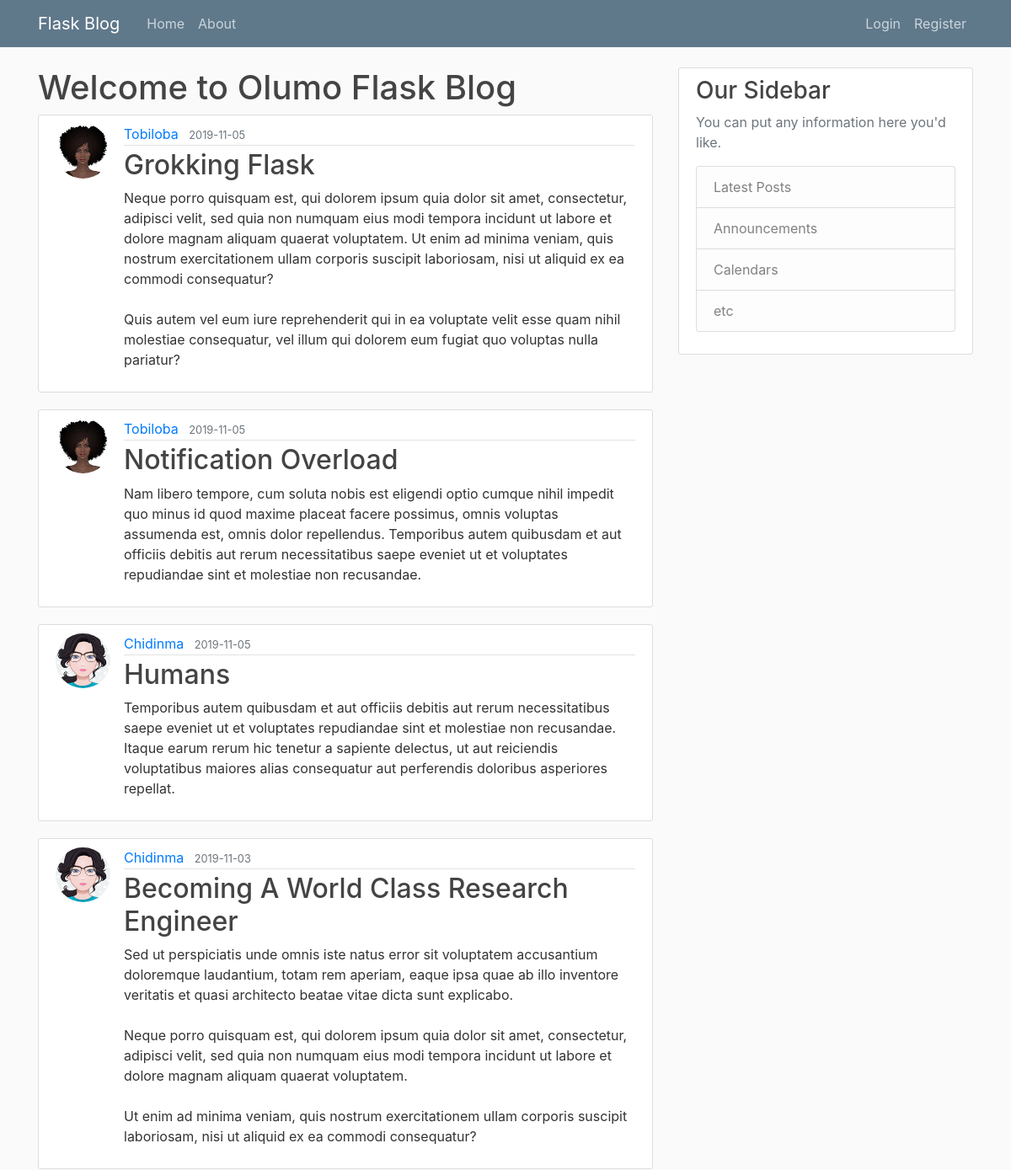
The app's page /home?page=5 (upper part), older data.
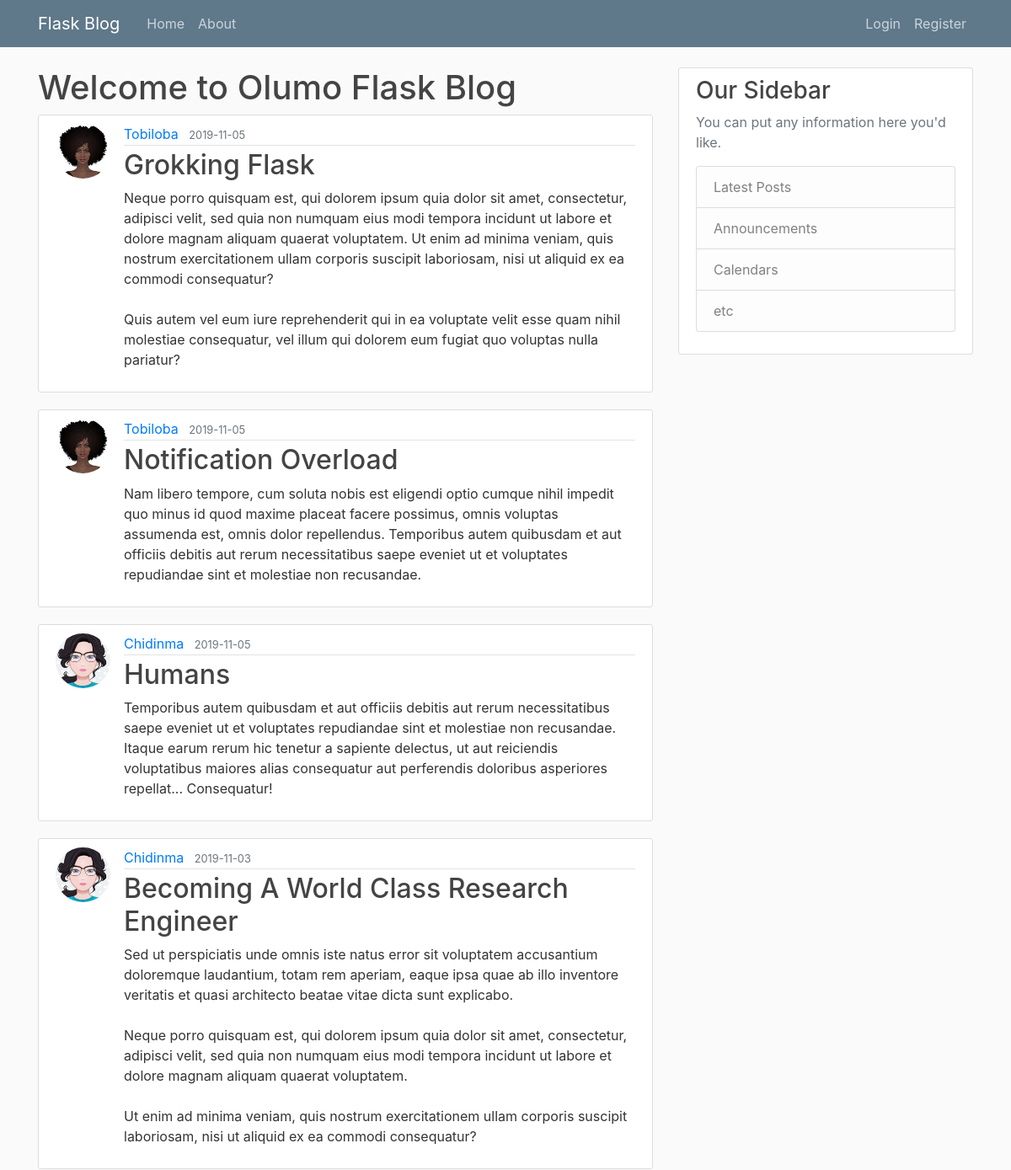
The same page, newer data.
### flaskblog/models.py (models this page shows, shortened)
class Post(db.Model):
    id = db.Column(db.Integer, primary_key=True)
    title = db.Column(db.String(100), nullable=False)
    date_posted = db.Column(db.DateTime, nullable=False, default=datetime.utcnow)
    content = db.Column(db.Text(), nullable=False)
    user_id = db.Column(db.Integer, db.ForeignKey('user.id'), nullable=False)

class User(db.Model, UserMixin):
    id = db.Column(db.Integer, primary_key=True)
    username = db.Column(db.String(20), unique=True, nullable=False)
    email = db.Column(db.String(120), unique=True, nullable=False)
    image_file = db.Column(db.String(20), nullable=False, default='default.jpg')
    password = db.Column(db.String(60), nullable=False)
    posts = db.relationship('Post', backref='author', lazy=True)

### flaskblog/main/routes.py (the view)
@main.route('/')
@main.route('/home')
def home():
    page = request.args.get('page', 1, type=int)
    posts = Post.query.order_by(Post.date_posted.desc()).paginate(page=page, per_page=5)
    return render_template('home.html', posts=posts)

### flaskblog/templates/home.html (shortened to what this page needs)
{% extends "layout.html" %}
{% block content %}
    <h1>Welcome to Olumo Flask Blog</h1>
    {% for post in posts.items %}
        <article class="media content-section">
          <img src="{{ url_for('static', filename='profile_pictures/' + post.author.image_file) }}" alt="user profile picture" class="rounded-circle article-img">
          <div class="media-body">
            <div class="article-metadata">
              <a class="mr-2" href="{{ url_for('users.author_posts', username=post.author.username) }}">{{ post.author.username }}</a>
              <small class="text-muted">{{ post.date_posted.strftime('%Y-%m-%d') }}</small>
            </div>
            <h2><a class="article-title" href="{{ url_for('posts.post', post_id=post.id) }}">{{ post.title }}</a></h2>
            <p class="article-content">{{ post.content }}</p>
          </div>
        </article>
    {% endfor %}
{% endblock content %}

Row changes from the older to the newer data that the page shows:
changed Post "Humans": content "…aut perferendis doloribus asperiores repellat." → "…aut perferendis doloribus asperiores repellat... Consequatur!"
